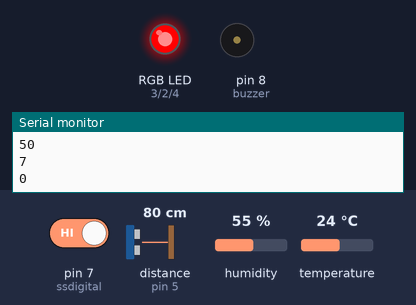
A sketch run on a simulated Arduino Uno, built with avr-gcc and run on an emulated ATmega328P. On the bench: an RGB LED mixed from three pins (HIGH = lit), buzzer (waves = sounding), the last lines printed to the serial monitor. The test bench sets the inputs (shaded band); at power-on: pin 7 (ssdigital) HIGH, distance to the obstacle (sensor on pin 5) 80 cm, humidity 55 %, temperature 24 °C. The echo pulse lasts 58.3 µs per cm.

Above: at 1.2 s.
1.3 s: pin 7 (ssdigital) driven LOW
At 2.7 s:
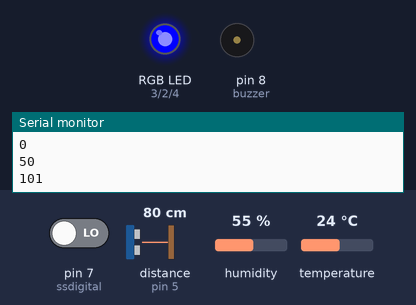
5.7 s: pin 7 (ssdigital) driven HIGH
At 6.5 s:
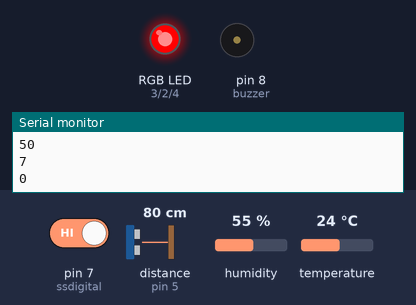
7.2 s: distance to the obstacle (sensor on pin 5) set to 59 cm
8.7 s: distance to the obstacle (sensor on pin 5) set to 52 cm
At 11.0 s:
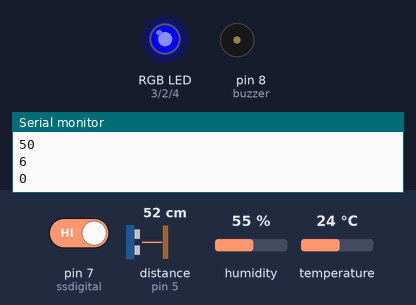
Timing chart, 0 to 12.3 s (numbered marks = the images above; inputs shaded):
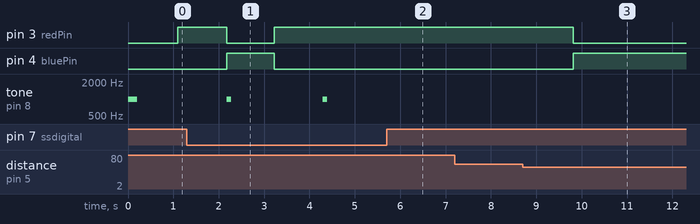

Measured:
- the behaviour switches between 55 and 54 cm on distance to the obstacle (sensor on pin 5) (found by bisection; images 2 and 3)
- after the input at 1.3 s, pin 3 (redPin): HIGH → LOW after 0.88 s, → HIGH 1.1 s later; pin 4 (bluePin): LOW → HIGH after 0.88 s, → LOW 1.1 s later; tone on pin 8 (buzzer): alternates 1000 Hz for 0.10 s and silent for 2.0 s, starting after 0.88 s
- after the input at 5.7 s, pin 3 (redPin): stays HIGH (without the input it goes to LOW after 0.75 s); pin 4 (bluePin): stays LOW (without the input it goes to HIGH after 0.75 s); tone on pin 8 (buzzer): stays silent (without the input it goes to 1000 Hz after 0.75 s)
- after the input at 8.7 s, pin 3 (redPin): HIGH → LOW after 1.1 s; pin 4 (bluePin): LOW → HIGH after 1.1 s

The sketch:

arduino_ods.ino
```cpp
// Photoresistor
  #define photoresistor 0
  bool lightoff = true;
// Unity char
  char unityChars[20];
// Sound
  #define ssdigital  7  // D0
// RGB Light
  bool trig = true;
  bool state = true;
  int redPin = 3; // Red LED, connected to digital pin 9
  int greenPin = 2; // Green LED, connected to digital pin 10
  int bluePin = 4; // Blue LED, connected to digital pin 11
// Tone
  #define buzzer 8
// Temp & Humid
  #include <dht.h>
  #define DHTPIN A1
  dht DHT;
// Ultra Sound HC
  #include "SR04.h"
  #define TRIG_PIN 5
  #define ECHO_PIN 6
  long a;
  SR04 sr04 = SR04(ECHO_PIN,TRIG_PIN);
//
//
//
  bool firstdeath =0;
void setup() {
 tone(buzzer,1000,200);
 Serial.begin(9600);
 pinMode(redPin, OUTPUT); // sets the pins as output
 pinMode(greenPin, OUTPUT);
 pinMode(bluePin, OUTPUT);
 pinMode(ssdigital, INPUT);
 pinMode(photoresistor, INPUT);
}
//
//
void loop()
{
  trig = digitalRead(ssdigital);
// Read From Unity
  int lf = 10;
  Serial.readBytesUntil(lf,unityChars,1); //laaag
  runEverything();


}
//
//
//
void runEverything()
{
  temphumid();
  dead();
  soundDetect();
  distance();
  light();
}
void light()
{
  lightoff = digitalRead(photoresistor);

   if (lightoff == 0)
  {
    Serial.println(0);
    delay(20);
    //Serial.flush();
   // analogWrite(redPin, 255);
    //analogWrite(greenPin, 0);
    //analogWrite(bluePin, 0);
   // delay(3000);
    //if active
  }
  else
  {
    Serial.println(1);
    delay(20);
    //Serial.flush();
    //if inactive
}
}
void temphumid()
{
  DHT.read11(DHTPIN);
  int temp =  DHT.temperature;
  int hum = DHT.humidity;
  if (hum > 80)
  {
   Serial.println(52);
   delay(20);
  }
  if (temp > 30)
  {
   // Serial.print("Temp!");
   Serial.println(51);
   delay(20);
  }
  if (temp < 30)
  {
    Serial.println(50);
    delay(20);
    //do something
  }
}
void dead()
{
  trig = digitalRead(ssdigital);
  if(strcmp(unityChars,"d")==0 && firstdeath ==0)
  {
  tone(buzzer,2000,100);
  analogWrite(redPin, 255);
  analogWrite(greenPin, 0);
  analogWrite(bluePin, 0);
  delay(10000);
  firstdeath=1;
 }
}
void soundDetect()
{
 trig = digitalRead(ssdigital);
  if (trig == false && state == false)
{
  tone(buzzer,1000,100);
  state = true;
  Serial.println(101);
  delay(20);
  analogWrite(redPin,   255);
  analogWrite(greenPin, 0);
  analogWrite(bluePin, 0);
  delay(1000);
  Serial.println(100);
}
  else if(trig == false && state == true)
{
  Serial.println(101);
  delay(20);
  tone(buzzer,1000,100);
  analogWrite(redPin, 0);
  analogWrite(greenPin, 0);
  analogWrite(bluePin, 255);
  state = false;
  delay(1000);
  Serial.println(100);
}
}
void distance() {

  trig = digitalRead(ssdigital);
   a=sr04.Distance();

   // if (a<15)
   // {
   // Serial.println(5);
   // delay(20);
   /// analogWrite(redPin, 0);
   // analogWrite(greenPin, 255);
   // analogWrite(bluePin, 0);
    //delay(20);
   // }
    if ( a < 55)
    {
    Serial.println(6);
    delay(20);
    analogWrite(redPin, 0);
    analogWrite(greenPin, 0);
    analogWrite(bluePin, 255);
    //delay(20);
    }
    else if (a > 55)
    {
    Serial.println(7);
    delay(20);
    analogWrite(redPin, 255);
    analogWrite(greenPin, 0);
    analogWrite(bluePin, 0);
    //delay(20);
    }

 //delay(20);
}
```
